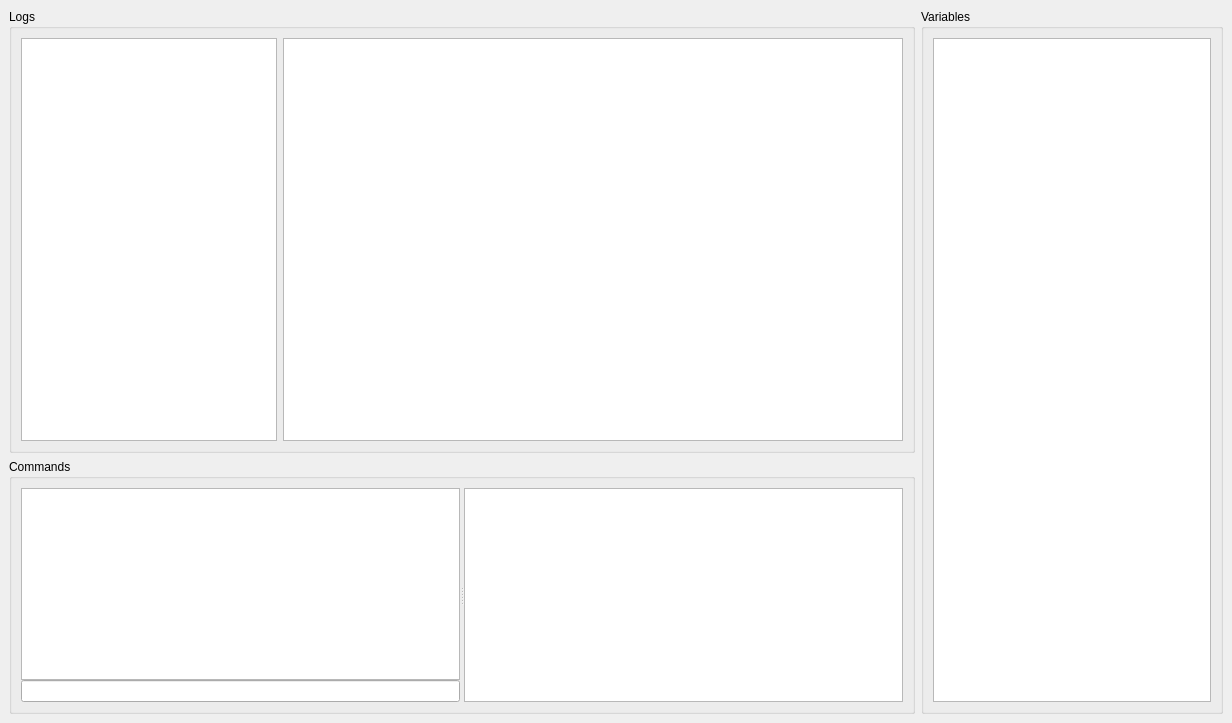
<?xml version="1.0" encoding="UTF-8"?>

<ui version="4.0">
 <class>Supervisor</class>
 <widget class="QMainWindow" name="Supervisor">
  <property name="geometry">
   <rect>
    <x>0</x>
    <y>0</y>
    <width>1232</width>
    <height>723</height>
   </rect>
  </property>
  <property name="windowTitle">
   <string>pytel supervisor</string>
  </property>
  <widget class="QWidget" name="centralwidget">
   <layout class="QHBoxLayout" name="horizontalLayout_2" stretch="3,1">
    <item>
     <layout class="QVBoxLayout" name="verticalLayout_4">
      <item>
       <widget class="QGroupBox" name="groupBox">
        <property name="title">
         <string>Logs</string>
        </property>
        <layout class="QHBoxLayout" name="horizontalLayout" stretch="1,0">
         <item>
          <widget class="QListWidget" name="listLogClients">
           <property name="sizePolicy">
            <sizepolicy hsizetype="Maximum" vsizetype="Expanding">
             <horstretch>0</horstretch>
             <verstretch>0</verstretch>
            </sizepolicy>
           </property>
           <property name="editTriggers">
            <set>QAbstractItemView::NoEditTriggers</set>
           </property>
           <property name="selectionMode">
            <enum>QAbstractItemView::NoSelection</enum>
           </property>
          </widget>
         </item>
         <item>
          <widget class="QTableView" name="tableLog">
           <property name="editTriggers">
            <set>QAbstractItemView::NoEditTriggers</set>
           </property>
           <property name="selectionMode">
            <enum>QAbstractItemView::SingleSelection</enum>
           </property>
           <property name="selectionBehavior">
            <enum>QAbstractItemView::SelectRows</enum>
           </property>
           <property name="gridStyle">
            <enum>Qt::NoPen</enum>
           </property>
           <property name="sortingEnabled">
            <bool>false</bool>
           </property>
           <attribute name="horizontalHeaderVisible">
            <bool>true</bool>
           </attribute>
           <attribute name="horizontalHeaderStretchLastSection">
            <bool>true</bool>
           </attribute>
           <attribute name="verticalHeaderVisible">
            <bool>false</bool>
           </attribute>
           <attribute name="verticalHeaderDefaultSectionSize">
            <number>20</number>
           </attribute>
           <attribute name="verticalHeaderMinimumSectionSize">
            <number>20</number>
           </attribute>
          </widget>
         </item>
        </layout>
       </widget>
      </item>
      <item>
       <widget class="QGroupBox" name="groupBox_2">
        <property name="title">
         <string>Commands</string>
        </property>
        <layout class="QVBoxLayout" name="verticalLayout_2">
         <item>
          <widget class="QSplitter" name="splitter">
           <property name="orientation">
            <enum>Qt::Horizontal</enum>
           </property>
           <widget class="QWidget" name="layoutWidget">
            <layout class="QVBoxLayout" name="verticalLayout">
             <property name="spacing">
              <number>0</number>
             </property>
             <item>
              <widget class="QTextBrowser" name="textCommandLog">
               <property name="font">
                <font>
                 <family>Monospace</family>
                </font>
               </property>
              </widget>
             </item>
             <item>
              <widget class="CommandInput" name="textCommandInput"/>
             </item>
            </layout>
           </widget>
           <widget class="QTextBrowser" name="textCommandHelp"/>
          </widget>
         </item>
        </layout>
       </widget>
      </item>
     </layout>
    </item>
    <item>
     <widget class="QGroupBox" name="groupBox_3">
      <property name="title">
       <string>Variables</string>
      </property>
      <layout class="QVBoxLayout" name="verticalLayout_3">
       <item>
        <widget class="QTableWidget" name="tableVariables">
         <attribute name="horizontalHeaderStretchLastSection">
          <bool>true</bool>
         </attribute>
         <attribute name="verticalHeaderVisible">
          <bool>false</bool>
         </attribute>
        </widget>
       </item>
      </layout>
     </widget>
    </item>
   </layout>
  </widget>
 </widget>
 <customwidgets>
  <customwidget>
   <class>CommandInput</class>
   <extends>QLineEdit</extends>
   <header>commandinput.h</header>
  </customwidget>
 </customwidgets>
 <resources/>
 <connections/>
</ui>
